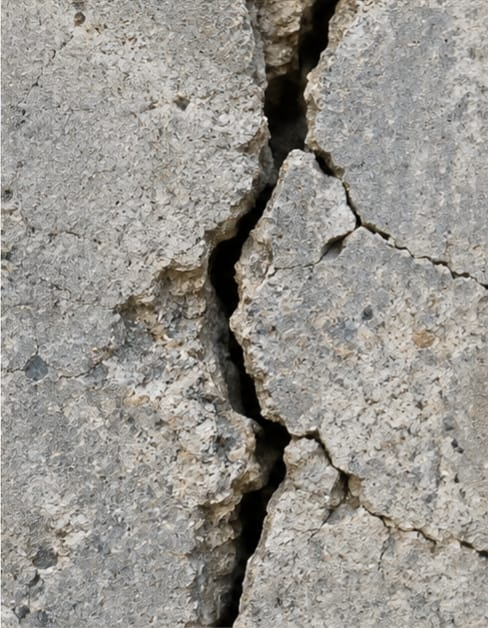
#> input picture large_crack.jpg.jpeg, 488 x 628 px
$ python cv_detection.py
#> lines starting #> are read from the running program, lines starting #| are printed output that depends on the picture; after the words box and inside, x2 and y2 are one past the last pixel; in counts of white or black regions, pixels touching at a corner belong together
#> the answer given: large_crack.jpg.jpeg
import cv2
import os


def detect_crack(image_path):
    # Check whether the image exists
#> called with image_path = 'large_crack.jpg.jpeg'
    if not os.path.exists(image_path):
        print("ERROR: Image file not found.")
        return None

    # Read image
    image = cv2.imread(image_path)
#> image is the input picture: shape (628, 488, 3); mean B, G, R 142.6, 148.7, 151.9

    if image is None:
        print("ERROR: Could not read the image.")
        return None

    # Convert to grayscale
    gray = cv2.cvtColor(image, cv2.COLOR_BGR2GRAY)

    # Reduce noise
    blurred = cv2.GaussianBlur(gray, (5, 5), 0)
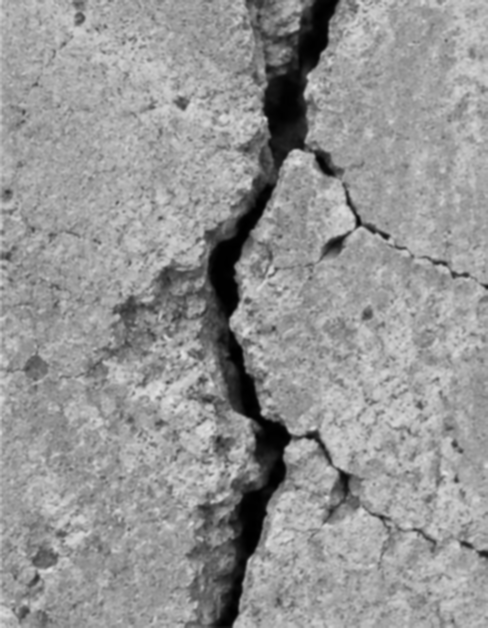
#> blurred: shape (628, 488); min 0, max 227, mean 148.9

    # Detect edges
    edges = cv2.Canny(blurred, 50, 150)
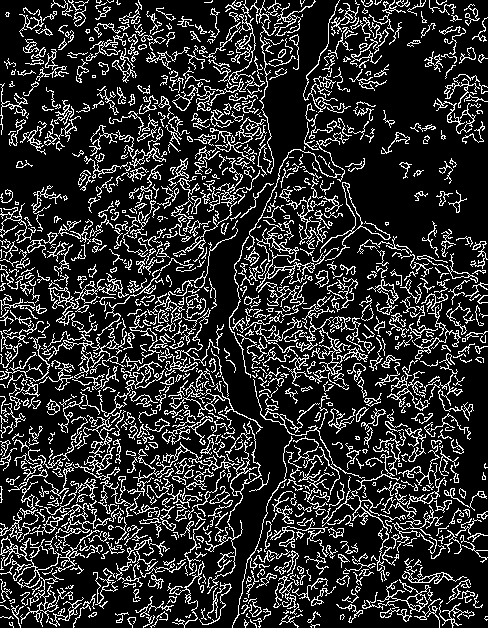
#> edges: shape (628, 488); 18.3% white in thin lines or dots

    # Threshold for dark crack-like regions
    _, threshold = cv2.threshold(
        blurred, 100, 255, cv2.THRESH_BINARY_INV
    )
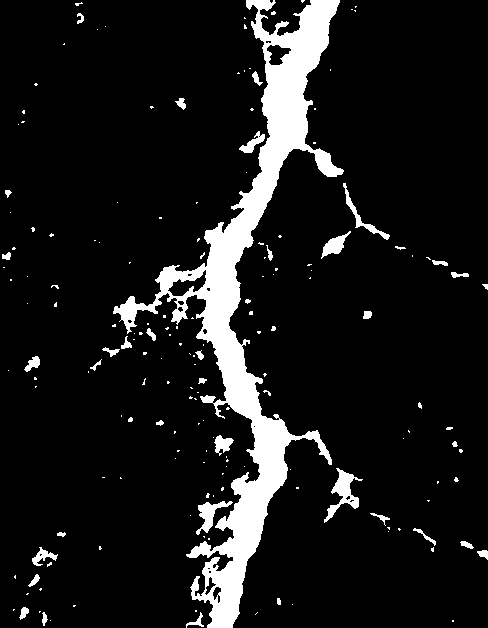
#> threshold: shape (628, 488); 9.9% white; 175 white regions (133 under 20 px), largest, box (x1, y1, x2, y2) and area: (113, 0, 344, 628) 25533, (324, 468, 363, 523) 674, (196, 501, 233, 535) 438

    # Remove small noise
    kernel = cv2.getStructuringElement(
        cv2.MORPH_RECT, (3, 3)
    )

    cleaned = cv2.morphologyEx(
        threshold,
        cv2.MORPH_OPEN,
        kernel
    )
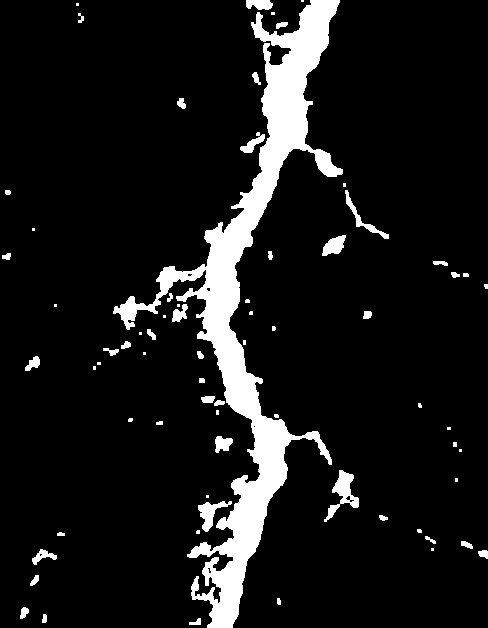
#> cleaned: shape (628, 488); 9.5% white; 70 white regions (28 under 20 px)

    # Find possible crack contours
    contours, _ = cv2.findContours(
        cleaned,
        cv2.RETR_EXTERNAL,
        cv2.CHAIN_APPROX_SIMPLE
    )
#> contours = 70 contours, 36 with area under 20; largest, box (x1, y1, x2, y2) and area: (113, 0, 343, 628) 23220, (324, 470, 359, 522) 568, (198, 501, 232, 532) 352, (322, 235, 346, 256) 274, (345, 190, 389, 239) 252

    # Copy image for annotation
    result = image.copy()

    crack_area = 0
    crack_count = 0

    # Draw detected regions
    for contour in contours:

        area = cv2.contourArea(contour)

        # Ignore very small regions
        if area > 20:
            crack_count += 1
            crack_area += area

            x, y, w, h = cv2.boundingRect(contour)

            cv2.rectangle(
                result,
                (x, y),
                (x + w, y + h),
                (0, 0, 255),
                2
            )
#> this loop made 70 passes
#> (area, crack_area, x, y, w, h) on passes 1, 2, 3, 5, 6, 7, 9, 10, 14, 15, 18, 21: (35.5, 35.5, 189, 618, 12, 7), (26.5, 62, 42, 614, 5, 9), (57.5, 119.5, 20, 607, 9, 12), (44, 163.5, 30, 575, 9, 11), (51, 214.5, 478, 550, 10, 9), (140.5, 355, 32, 549, 25, 16), (44.5, 399.5, 461, 541, 12, 8), (24, 423.5, 425, 536, 11, 8), (26.5, 450, 379, 515, 9, 6), (352, 802, 198, 501, 34, 31), (567.5, 1369.5, 324, 470, 35, 52), (180, 1549.5, 215, 436, 18, 17)
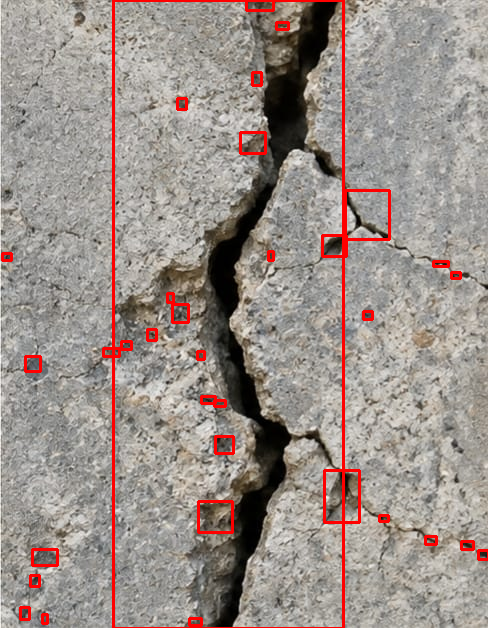
#> result: shape (628, 488, 3); 3.15% of pixels changed, all inside (x1, y1, x2, y2) = (1, 0, 488, 628)
#> after the loop, crack_area = 26487.5; crack_count = 34

    # Calculate approximate crack percentage
    total_pixels = image.shape[0] * image.shape[1]
#> total_pixels = 306464

    crack_percentage = (
        crack_area / total_pixels
    ) * 100
#> crack_percentage = 8.64

    # Add information to image
    cv2.putText(
        result,
        f"Detected regions: {crack_count}",
        (20, 35),
        cv2.FONT_HERSHEY_SIMPLEX,
        0.8,
        (0, 0, 255),
        2
    )

    cv2.putText(
        result,
        f"Crack area: {crack_percentage:.2f}%",
        (20, 70),
        cv2.FONT_HERSHEY_SIMPLEX,
        0.8,
        (0, 0, 255),
        2
    )
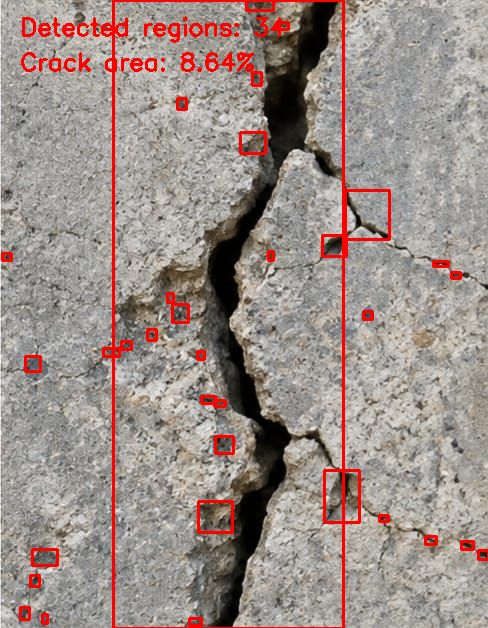
#> result: shape (628, 488, 3); mean B, G, R 136.8, 142.6, 156.4

    # Create output folder
    os.makedirs("outputs", exist_ok=True)

    output_path = "outputs/crack_detection_result.jpg"

    # Save result
    cv2.imwrite(output_path, result)

    print("--------------------------------")
    print("COMPUTER VISION ANALYSIS")
    print("--------------------------------")
    print(f"Detected regions : {crack_count}")
#| Detected regions : 34
    print(f"Crack area       : {crack_percentage:.2f}%")
#| Crack area       : 8.64%
    print(f"Result saved to  : {output_path}")

    return {
        "crack_count": crack_count,
        "crack_percentage": crack_percentage,
        "output_path": output_path
    }


# Test the system
if __name__ == "__main__":

    image_path = input(
        "Enter the path of the crack image: "
    )

    detect_crack(image_path)

$ run again, on small_crack.jpg.jpeg
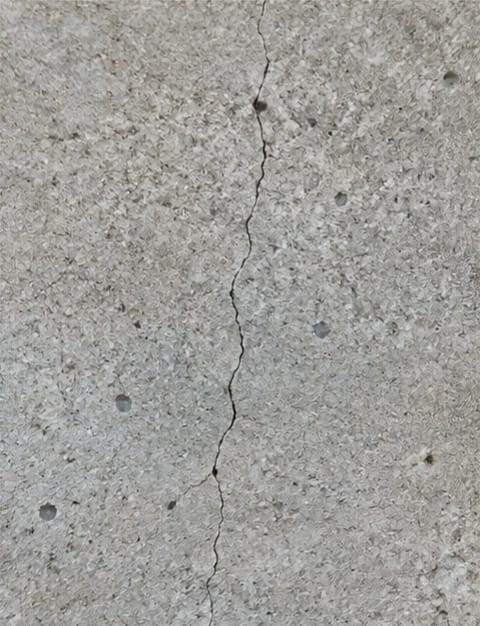
#> input picture small_crack.jpg.jpeg, 480 x 626 px
#> in detect_crack, image is the input picture: shape (626, 480, 3); mean B, G, R 155, 158.6, 159.8
#> in detect_crack, `edges = cv2.Canny(blurred, 50, 150)`:
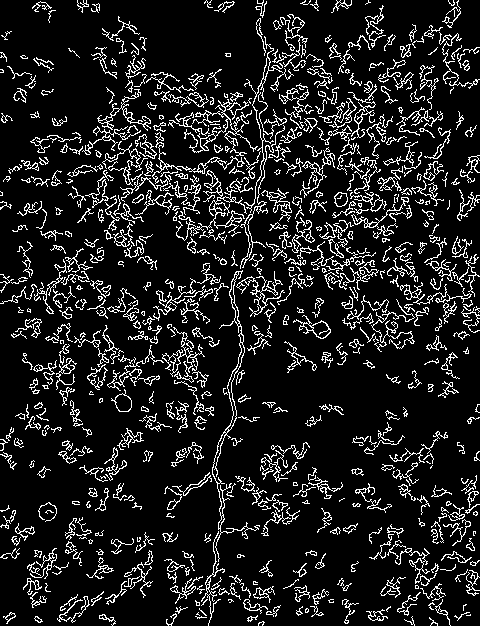
#> edges: shape (626, 480); 12.1% white in thin lines or dots
#> threshold: shape (626, 480); 0.33% white; 72 white regions (56 under 20 px), largest, box (x1, y1, x2, y2) and area: (253, 97, 267, 114) 131, (41, 504, 56, 513) 79, (229, 403, 237, 429) 62
#> cleaned: shape (626, 480); 0.19% white; 16 white regions (5 under 20 px)
#> contours = 16 contours, 8 with area under 20; largest, box (x1, y1, x2, y2) and area: (253, 98, 267, 112) 107, (41, 505, 55, 512) 56, (444, 72, 455, 79) 40, (117, 395, 128, 400) 33, (426, 455, 432, 463) 30, (168, 502, 175, 509) 26, (310, 119, 316, 126) 24, (212, 468, 217, 475) 20
#> the loop in detect_crack, `for contour in contours: ` made 16 passes
#> (area, crack_area, x, y, w, h) on passes 1, 2, 3, 4, 7, 14, 15, 16: (56.5, 56.5, 41, 505, 14, 7), (26, 82.5, 168, 502, 7, 7), (20.5, 103, 212, 468, 5, 7), (30, 133, 426, 455, 6, 8), (33, 166, 117, 395, 11, 5), (24, 190, 310, 119, 6, 7), (107, 297, 253, 98, 14, 14), (40.5, 337.5, 444, 72, 11, 7)
#> after the loop in detect_crack, `for contour in contours:`: crack_area = 337.5; crack_count = 8
#> crack_percentage = 0.112
#> in detect_crack, `cv2.putText( result, f"Crack area: {crack_percentage:.2f}%", (20, 70),..`:
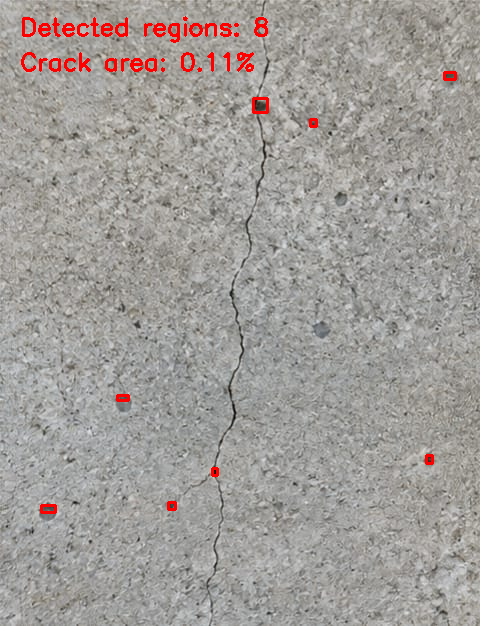
#> result: shape (626, 480, 3); mean B, G, R 153.1, 156.7, 161.1
#| Detected regions : 8
#| Crack area       : 0.11%
